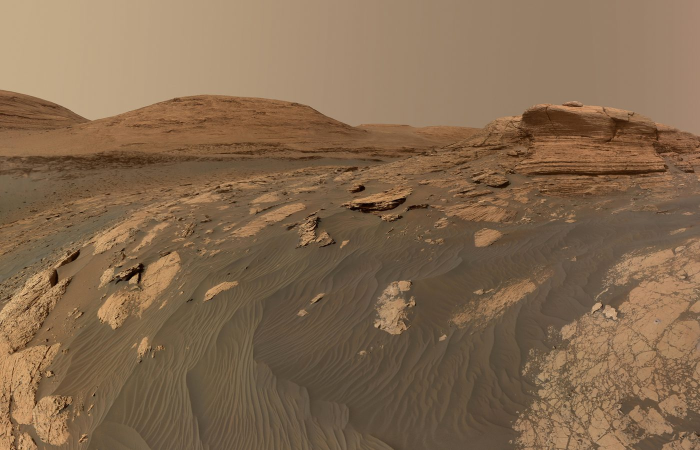
#> input picture assets/art/cam-alt.jpg, 1400 x 900 px, given in place of PIA23289.jpg, which was not available (shown at 1/2 size); the run also reads 1 picture not shown here
$ python bake-orbital.py
#> lines starting #> are read from the running program, lines starting #| are printed output that depends on the picture; pictures that were not available may be replaced by others from this repository, and a replacement may not be noted
#> in main, src is the input picture: shape (900, 1400, 3); mean B, G, R 79.3, 105.7, 131.8
#!/usr/bin/env python3
"""Bake orbital-ops art from NASA public-domain photos.

Terrain: NASA/JPL-Caltech/UArizona HiRISE PIA23289.
Rover cam: NASA/JPL-Caltech/ASU/MSSS Mastcam-Z PIA23727.

Processing matches make_concept.py (denoise, percentile stretch, local
contrast, tan tint, landing blast, boulder dots) then warps the photo
so game crater tiles sit on real HiRISE bowls.
"""
from __future__ import annotations

import json
import math
from pathlib import Path

import cv2
import numpy as np
from PIL import Image, ImageDraw

ROOT = Path(__file__).resolve().parents[1]
SRC_HIRISE = Path('/home/ubuntu/.cursor/projects/workspace/uploads/PIA23289_c793.jpg')
SRC_CAM = Path('/home/ubuntu/.cursor/projects/workspace/uploads/cam_PIA23727_f27c.jpg')
OUT = ROOT / 'assets' / 'art'
OUT.mkdir(parents=True, exist_ok=True)

TILE_PX = 80
ORIGIN_COL, ORIGIN_ROW = -2.0, -2.0
TEX_COLS, TEX_ROWS = 16, 17
LANDER_COL, LANDER_ROW = 5.0, 12.0
PHOTO_LANDER = np.array([620.0, 1180.0], np.float64)
PHOTO_TILE = 96.0

# Game crater tiles -> HiRISE bowl centres (photo px) from make_concept.py
CRATER_WARP = {
    'F8': (5, 7, 544.0, 660.0),
    'C10': (2, 9, 350.0, 912.0),
}

SUN = np.array([1.0, 0.35], np.float64)
SUN /= np.linalg.norm(SUN)
rng = np.random.default_rng(7)


def fractal(h, w, base, octaves=5, persist=0.55, seed=0):
    r = np.random.default_rng(seed)
    acc = np.zeros((h, w), np.float32)
    amp = 1.0
    tot = 0.0
    for o in range(octaves):
        cell = max(2, base / (2 ** o))
        gh, gw = int(h / cell) + 3, int(w / cell) + 3
        g = r.standard_normal((gh, gw)).astype(np.float32)
        up = cv2.resize(g, (int(gw * cell), int(gh * cell)), interpolation=cv2.INTER_CUBIC)[:h, :w]
        acc += amp * up
        tot += amp
        amp *= persist
    acc /= tot
    acc /= (acc.std() + 1e-6)
    return acc


def process_photo(src_bgr):
    print('process HiRISE', src_bgr.shape, flush=True)
#| process HiRISE (900, 1400, 3)
    WH, WW = src_bgr.shape[:2]
#> WH = 900; WW = 1400
    L = cv2.cvtColor(src_bgr, cv2.COLOR_BGR2GRAY)
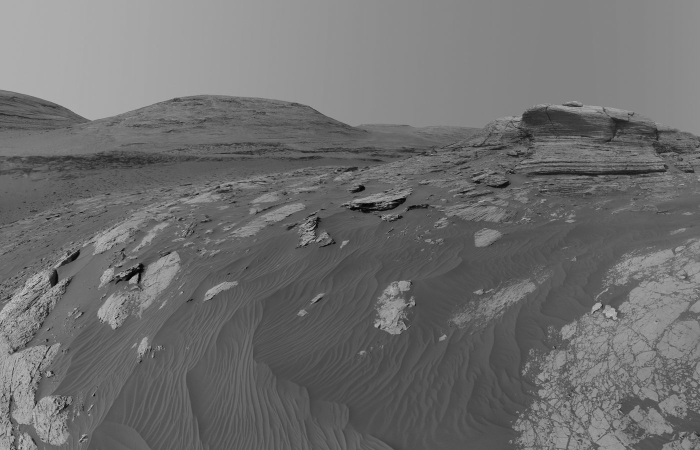
#> L: shape (900, 1400) (shown at 1/2 size); min 2, max 211, mean 110.4
    L = cv2.fastNlMeansDenoising(L, None, h=6, templateWindowSize=7, searchWindowSize=21)
    L = L.astype(np.float32) / 255
    lo, hi = np.percentile(L, [0.2, 99.85])
#> lo = 0.0902; hi = 0.686
    L = np.clip((L - lo) / (hi - lo), 0, 1)
    base = cv2.GaussianBlur(L, (0, 0), 40)
    L = np.clip(base + (L - base) * 1.35, 0, 1)
    L = cv2.GaussianBlur(L, (0, 0), 0.55)
    L = 0.10 + 0.84 * L ** 1.05

    yy, xx = np.mgrid[0:WH, 0:WW].astype(np.float32)
    r = np.hypot(xx - PHOTO_LANDER[0], yy - PHOTO_LANDER[1])
    ang = np.arctan2(yy - PHOTO_LANDER[1], xx - PHOTO_LANDER[0])
    streak = 0.6 + 0.4 * np.sin(ang * 23 + 1.3) * np.sin(ang * 9 + 0.4)
    bn = fractal(WH, WW, 40, 4, seed=3)
#> after the loop in fractal, `for o in range(octaves):`:
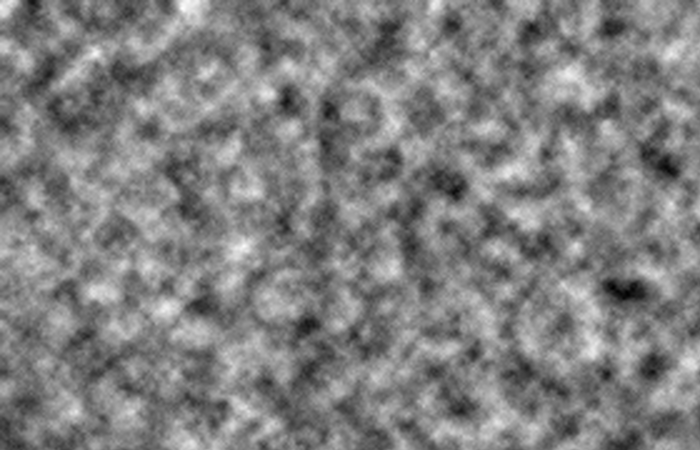
#> acc: shape (900, 1400) float32 (shown at 1/2 size); min -4.02, max 4.05, mean 0.0473; drawn with min black and max white
#> after the loop in fractal, `for o in range(octaves):`:
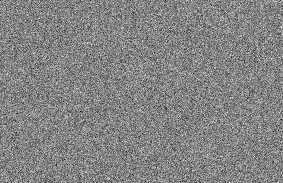
#> g: shape (183, 283) float32; min -4.31, max 4.01, mean 0.0043; drawn with min black and max white
    blast = np.exp(-(r / (95 + 25 * bn)) ** 2) * (0.7 + 0.3 * streak)
    L = L * (1 - 0.22 * blast)

    craters = [
        (350, 912, 110), (1158, 1281, 60), (1825, 1193, 55), (842, 1474, 55),
        (790, 1677, 60), (316, 1712, 55), (1712, 1502, 50), (1474, 814, 45),
        (790, 642, 40), (544, 660, 35),
    ]
    dens = np.full((WH // 8 + 1, WW // 8 + 1), 0.15, np.float32)
    gy, gx = np.mgrid[0:dens.shape[0], 0:dens.shape[1]] * 8
    for cx, cy, cr in craters:
        rr = np.hypot(gx - cx, gy - cy)
        dens += 2.2 * np.exp(-((rr - cr * 1.25) / (cr * 0.55)) ** 2)
    dens *= np.clip(
        1 + 0.6 * cv2.resize(
            fractal(WH // 8 + 1, WW // 8 + 1, 12, 3, seed=11),
            (dens.shape[1], dens.shape[0]),
        ),
        0.2, 2,
    )
#> call 2 of fractal, with h = 113, w = 176, base = 12, octaves = 3, persist = 0.55, seed = 11
#> after the loop in fractal (call 2), `for o in range(octaves):`:
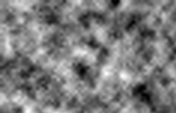
#> acc: shape (113, 176) float32; min -3.01, max 3.18, mean -0.00975; drawn with min black and max white
    p = (dens / dens.sum()).ravel()
    nb = 1100
    idx = rng.choice(p.size, nb, p=p)
    by = (idx // dens.shape[1]) * 8 + rng.uniform(0, 8, nb)
    bx = (idx % dens.shape[1]) * 8 + rng.uniform(0, 8, nb)
    bs = np.clip(rng.lognormal(-0.1, 0.45, nb), 0.6, 3.2)
    shade = np.zeros((WH, WW), np.float32)
    lit = np.zeros_like(shade)
    sh = 16
    for x, y, s in zip(bx, by, bs):
        cv2.ellipse(
            shade,
            (int((x + SUN[0] * s * 0.9) * sh), int((y + SUN[1] * s * 0.9) * sh)),
            (int(s * 1.2 * sh), int(s * 0.75 * sh)),
            math.degrees(math.atan2(SUN[1], SUN[0])),
            0, 360, 1.0, -1, cv2.LINE_AA, 4,
        )
        cv2.circle(
            lit,
            (int((x - 0.25 * s) * sh), int((y - 0.1 * s) * sh)),
            int(s * 0.55 * sh), 1.0, -1, cv2.LINE_AA, 4,
        )
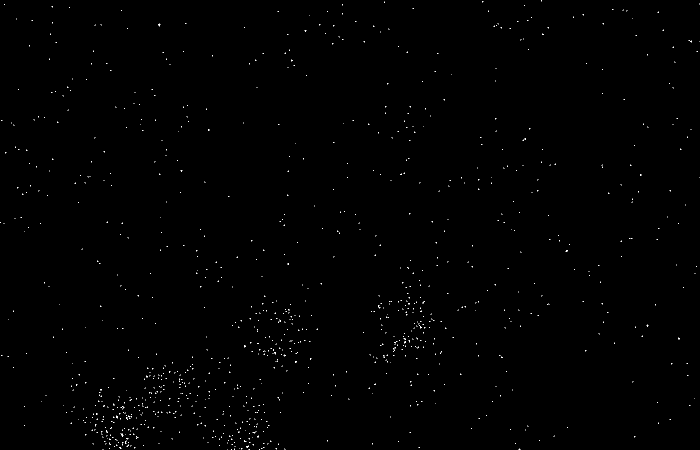
#> lit: shape (900, 1400) float32 (shown at 1/2 size); values 0 (black) and 1 (white), 0.27% white in thin lines or dots
#> shade: shape (900, 1400) float32; values 0 (black) and 1 (white), 0.5% white in thin lines or dots
    shade = cv2.GaussianBlur(shade, (0, 0), 0.6)
    lit = cv2.GaussianBlur(lit, (0, 0), 0.5)
    L = L * (1 - 0.38 * np.clip(shade, 0, 1)) + 0.14 * np.clip(lit, 0, 1) * (1 - L * 0.5)
    L = np.clip(L, 0, 1)
    return L


def tint(lum):
    r_ = lum ** 0.92 * 0.98 + 0.02
    g_ = lum ** 1.0 * 0.86 + 0.015
    b_ = lum ** 1.10 * 0.74 + 0.01
    t_ = np.dstack([b_, g_, r_])
    g3 = np.dstack([lum, lum, lum]) * 0.93
    return (g3 * 0.35 + t_ * 0.65).astype(np.float32)


def affine_photo(col, row):
    return np.array([
        PHOTO_LANDER[0] + (col - LANDER_COL) * PHOTO_TILE,
        PHOTO_LANDER[1] + (row - LANDER_ROW) * PHOTO_TILE,
    ], np.float64)


def warp_maps(h, w):
    """Output pixel -> photo px, pulling crater tiles onto real bowls."""
#> called with h = 1360, w = 1280
    xs = (np.arange(w, dtype=np.float64) + 0.5) / TILE_PX + ORIGIN_COL
    ys = (np.arange(h, dtype=np.float64) + 0.5) / TILE_PX + ORIGIN_ROW
    col, row = np.meshgrid(xs, ys)
    px = PHOTO_LANDER[0] + (col - LANDER_COL) * PHOTO_TILE
    py = PHOTO_LANDER[1] + (row - LANDER_ROW) * PHOTO_TILE
    sigma = 1.35
    for _name, (c, r, tx, ty) in CRATER_WARP.items():
        src = affine_photo(c, r)
        dx = tx - src[0]
        dy = ty - src[1]
        d2 = (col - c) ** 2 + (row - r) ** 2
        wt = np.exp(-d2 / (2 * sigma * sigma))
        px += dx * wt
        py += dy * wt
    return px.astype(np.float32), py.astype(np.float32)


def remap_bgr(img, mx, my):
    return cv2.remap(img, mx, my, interpolation=cv2.INTER_CUBIC, borderMode=cv2.BORDER_REFLECT)
#> returned value: shape (1360, 1280, 3) float32
#> in remap_bgr (call 3), `return cv2.remap(img, mx, my, interpolation=cv2.INTER_CUBIC, borderMod..`:
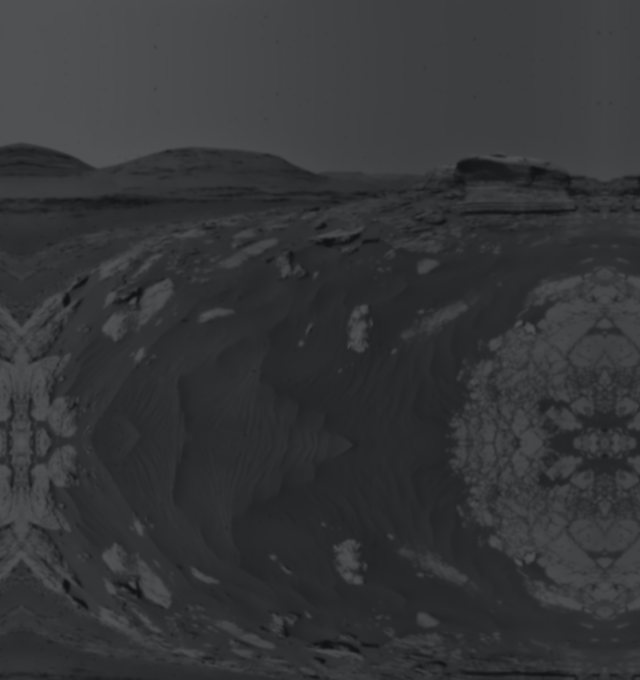
#> returned value: shape (1360, 1280, 3) float32 (shown at 1/2 size); mean of channels 0, 1, 2 0.218, 0.213, 0.208; drawn as B, G, R


def make_rover(px=46):
#> called with px = 46
    S = 12
    w = h = int(px * 1.5 * S)
    im = Image.new('RGBA', (w, h), (0, 0, 0, 0))
#> im: PIL image 828x828 RGBA; every value is 0
    d = ImageDraw.Draw(im)
    cx, cy = w / 2, h / 2
    Lr = px * S * 0.92
    Wd = px * S * 0.62
    wl, ww = Lr * 0.17, Wd * 0.17
    for fx in (-0.36, 0.0, 0.36):
        for sy in (-1, 1):
            x0 = cx + fx * Lr - wl / 2
            y0 = cy + sy * (Wd / 2 + ww * 0.15) - ww / 2
            d.rounded_rectangle([x0, y0, x0 + wl, y0 + ww], radius=ww * 0.35, fill=(38, 36, 34, 255))
    for sy in (-1, 1):
        d.line(
            [cx - 0.36 * Lr, cy + sy * Wd * 0.47, cx + 0.36 * Lr, cy + sy * Wd * 0.47],
            fill=(150, 145, 135, 255), width=int(S * 1.2),
        )
    d.rounded_rectangle(
        [cx - Lr * 0.38, cy - Wd * 0.36, cx + Lr * 0.34, cy + Wd * 0.36],
        radius=S * 2, fill=(222, 220, 212, 255),
    )
    d.rectangle([cx - Lr * 0.30, cy - Wd * 0.26, cx + Lr * 0.05, cy + Wd * 0.05], fill=(196, 192, 184, 255))
    d.rectangle([cx - Lr * 0.05, cy + Wd * 0.08, cx + Lr * 0.24, cy + Wd * 0.28], fill=(176, 170, 160, 255))
    d.polygon(
        [
            (cx - Lr * 0.38, cy - Wd * 0.13),
            (cx - Lr * 0.55, cy - Wd * 0.09),
            (cx - Lr * 0.55, cy + Wd * 0.09),
            (cx - Lr * 0.38, cy + Wd * 0.13),
        ],
        fill=(70, 66, 62, 255),
    )
    d.ellipse(
        [cx - Lr * 0.24, cy + Wd * 0.06, cx - Lr * 0.08, cy + Wd * 0.24],
        fill=(240, 238, 232, 255), outline=(120, 118, 112, 255), width=S,
    )
    d.rectangle([cx + Lr * 0.22, cy - Wd * 0.30, cx + Lr * 0.31, cy - Wd * 0.18], fill=(90, 88, 84, 255))
    d.rectangle([cx + Lr * 0.19, cy - Wd * 0.36, cx + Lr * 0.34, cy - Wd * 0.28], fill=(245, 243, 238, 255))
    d.line(
        [cx + Lr * 0.34, cy + Wd * 0.25, cx + Lr * 0.45, cy + Wd * 0.05, cx + Lr * 0.45, cy - Wd * 0.15],
        fill=(120, 116, 110, 255), width=int(S * 1.6),
    )
    a = np.asarray(im)
    out = cv2.resize(a, (w // 4, h // 4), interpolation=cv2.INTER_AREA)
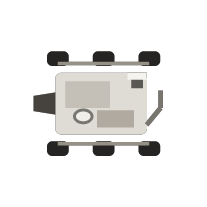
#> out: shape (207, 207, 4); mean R, G, B, A 32, 31.5, 30.1, 49.9; transparent parts drawn white
    return Image.fromarray(out)


def make_lander(px=74):
#> called with px = 74
    S = 12
#> S = 12
    w = h = int(px * 1.3 * S)
#> w = 1154; h = 1154
    im = Image.new('RGBA', (w, h), (0, 0, 0, 0))
#> im: PIL image 1154x1154 RGBA; every value is 0
    d = ImageDraw.Draw(im)
    cx, cy = w / 2, h / 2
#> cx = 577; cy = 577
    R = px * S / 2
#> R = 444
    for sx in (-1, 1):
        pc = (cx + sx * R * 0.62, cy)
        pr = R * 0.38
        pts = [
            (pc[0] + pr * math.cos(a), pc[1] + pr * math.sin(a))
            for a in np.linspace(0, 2 * math.pi, 11)[:-1] + 0.31
        ]
        d.polygon(pts, fill=(54, 58, 66, 255), outline=(150, 150, 150, 255))
        for a in np.linspace(0, 2 * math.pi, 11)[:-1] + 0.31:
            d.line([pc, (pc[0] + pr * math.cos(a), pc[1] + pr * math.sin(a))], fill=(105, 108, 112, 255), width=S)
        d.ellipse([pc[0] - pr * 0.18, pc[1] - pr * 0.18, pc[0] + pr * 0.18, pc[1] + pr * 0.18], fill=(150, 145, 130, 255))
#> this loop made 2 passes
#> (pc, pr) on passes 1 to 2: ((301.7, 577), 168.7), ((852.3, 577), 168.7)
    hr = R * 0.30
#> hr = 133.2
    hexp = [(cx + hr * math.cos(a), cy + hr * math.sin(a)) for a in np.linspace(0, 2 * math.pi, 7)[:-1]]
#> hexp = [(710.2, 577), (643.6, 692.4), (510.4, 692.4), (443.8, 577), (510.4, 461.6), (643.6, 461.6)]
    d.polygon(hexp, fill=(200, 182, 140, 255), outline=(120, 105, 80, 255))
    d.rectangle([cx - hr * 0.35, cy - hr * 0.55, cx + hr * 0.25, cy - hr * 0.05], fill=(225, 222, 214, 255))
    d.ellipse([cx + hr * 0.05, cy + hr * 0.1, cx + hr * 0.5, cy + hr * 0.55], fill=(235, 232, 225, 255))
    d.ellipse([cx - hr * 0.3, cy + R * 0.42, cx + hr * 0.25, cy + R * 0.42 + hr * 0.55], fill=(238, 236, 230, 255))
    a = np.asarray(im)
    out = cv2.resize(a, (w // 4, h // 4), interpolation=cv2.INTER_AREA)
    return Image.fromarray(out)


def make_chute():
    S = 3
#> S = 3
    w, h = 60 * S, 46 * S
#> w = 180; h = 138
    im = Image.new('RGBA', (w, h), (0, 0, 0, 0))
    d = ImageDraw.Draw(im)
    d.ellipse([6 * S, 10 * S, 40 * S, 30 * S], fill=(236, 232, 222, 235))
    d.ellipse([18 * S, 6 * S, 44 * S, 24 * S], fill=(242, 238, 230, 220))
    for i in range(5):
        d.line([(10 * S + i * 6 * S, 12 * S), (14 * S + i * 5 * S, 28 * S)], fill=(205, 200, 188, 255), width=S)
    d.ellipse([46 * S, 20 * S, 56 * S, 30 * S], fill=(225, 222, 214, 255))
    a = np.asarray(im).astype(np.float32)
    a = cv2.GaussianBlur(a, (0, 0), 1.0)
    return Image.fromarray(np.clip(a, 0, 255).astype(np.uint8))


def save_jpeg(path, bgr, quality=82):
    rgb = cv2.cvtColor(np.clip(bgr * 255, 0, 255).astype(np.uint8), cv2.COLOR_BGR2RGB)
    Image.fromarray(rgb).save(path, 'JPEG', quality=quality, optimize=True, progressive=True)
    print('wrote', path, Path(path).stat().st_size, flush=True)


def main():
    src = cv2.imread(str(SRC_HIRISE if SRC_HIRISE.exists() else ROOT / 'assets' / 'art' / 'PIA23289.jpg'))
    if src is None:
        raise SystemExit(f'missing HiRISE source {SRC_HIRISE}')
    L = process_photo(src)
    photo = tint(L)
    Lb = cv2.GaussianBlur(L, (0, 0), 0.9)
    seen = tint(Lb) * 0.74 + 0.02
    gray = seen.mean(2, keepdims=True)
    seen = (seen * 0.7 + gray * 0.3).astype(np.float32)
    Lf = cv2.GaussianBlur(L, (0, 0), 2.6)
    fog = np.dstack([Lf * 0.30 + 0.045, Lf * 0.295 + 0.043, Lf * 0.29 + 0.041]).astype(np.float32)

    tw, th = TEX_COLS * TILE_PX, TEX_ROWS * TILE_PX
    print('warp', tw, th, flush=True)
    mx, my = warp_maps(th, tw)
    full = remap_bgr(photo, mx, my)
    seen_b = remap_bgr(seen, mx, my)
    fog_b = remap_bgr(fog, mx, my)

    save_jpeg(OUT / 'hirise-board.jpg', full, 84)
    save_jpeg(OUT / 'hirise-seen.jpg', seen_b, 80)
    save_jpeg(OUT / 'hirise-fog.jpg', fog_b, 78)

    make_rover().save(OUT / 'rover-nadir.png', 'PNG')
    make_lander().save(OUT / 'lander-insight.png', 'PNG')
    make_chute().save(OUT / 'chute.png', 'PNG')
    print('sprites', flush=True)

    cam = Image.open(SRC_CAM).convert('RGB')
    # Crop used by make_concept rovercam (CX0,CY0,CW,CH)
    cam.crop((250, 200, 250 + 2000, 200 + 1125)).save(OUT / 'mastcam.jpg', 'JPEG', quality=82, optimize=True)
#> (the run stopped early here; a loop or call above may not have finished)
